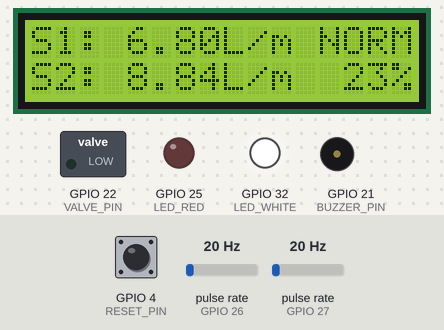
The sketch below on a simulated ESP32. Shown: 16×2 character LCD, switched loads named in the sketch (green lamp = pin HIGH), output pins drawn as LEDs (lit = HIGH), buzzer (waves = sounding, pin HIGH). Wiring (inferred from the names in the program): 2 × pulse sensor: data GPIO 26 / data GPIO 27. The inputs (shaded band) are chosen by the test bench; at power-on: pulse rate (sensors on GPIO 26, GPIO 27) 20 Hz, GPIO 4 (RESET_PIN) HIGH. What the sketch prints to the serial monitor is not drawn.

Above: at 3.2 s.
3.3 s: pulse rate (sensor on GPIO 26) set to 4 Hz
At 4.4 s:
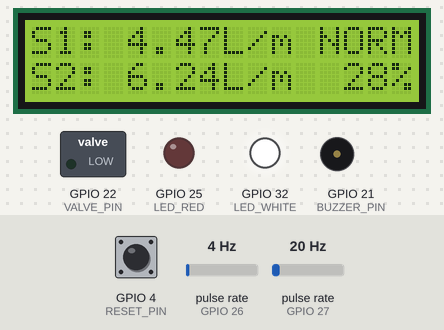
6.3 s: pulse rate (sensor on GPIO 27) set to 4 Hz
At 9.2 s:
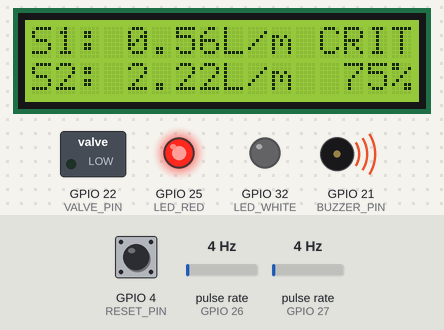
9.3 s: GPIO 4 (RESET_PIN) pulled LOW for 1 s
At 10.0 s:
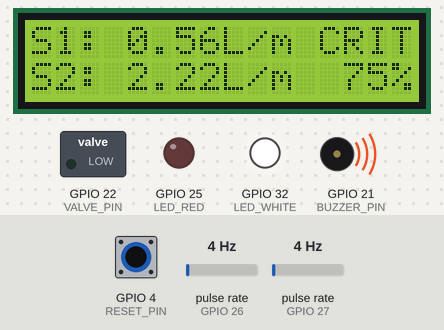
13.3 s: GPIO 4 (RESET_PIN) pulled LOW for 0.15 s
At 15.2 s:
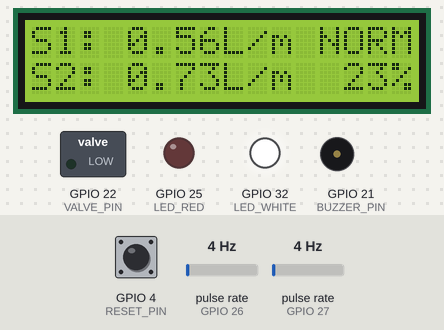
16.4 s: pulse rate (sensor on GPIO 26) set to 50 Hz
At 18.0 s:
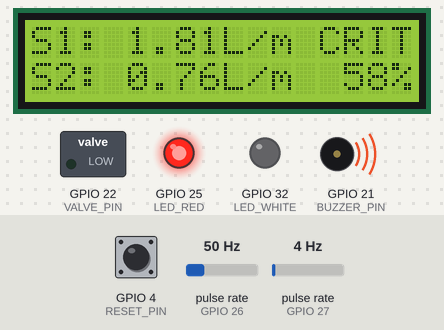
19.4 s: pulse rate (sensor on GPIO 27) set to 50 Hz
At 20.6 s:
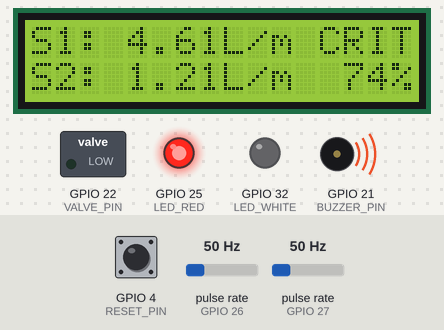
Timing chart, 0 to 22.4 s (numbered marks = the images above; inputs shaded):
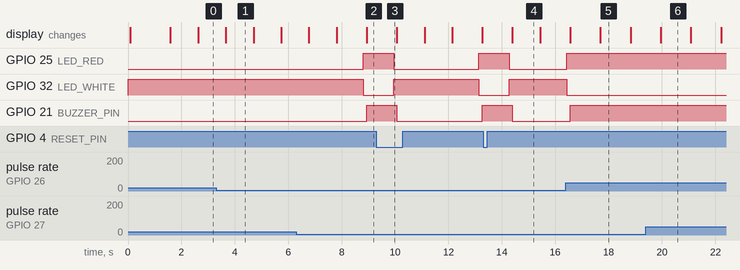

The sketch:

AquaGuard.ino
```cpp
// AquaGuard - Leak detection with two flow sensors (NORMAL / CRITICAL only)
// Flow Sensor 1 (inlet)  -> GPIO 26
// Flow Sensor 2 (outlet) -> GPIO 27
// LCD SDA                -> GPIO 16
// LCD SCL                -> GPIO 17
// White LED -> GPIO 32 (Normal)     Red LED -> GPIO 25 (Critical)
// Buzzer (active)        -> GPIO 21
// Relay IN (valve)       -> GPIO 22
// Reset button           -> GPIO 4 and GND
// Each LED: GPIO -> 220R resistor -> LED anode, cathode -> GND

#include <Wire.h>
#include <LiquidCrystal_I2C.h>

#define FLOW1_PIN 26
#define FLOW2_PIN 27
#define SDA_PIN   16
#define SCL_PIN   17

#define LED_WHITE 32   // normal
#define LED_RED   25   // critical

#define BUZZER_PIN 21
#define VALVE_PIN  22
#define RESET_PIN  4

// Most relay modules are active-LOW (LOW = relay ON). Set false if yours is active-HIGH.
#define RELAY_ACTIVE_LOW true

#define LCD_ADDR  0x27   // change to 0x3F if the LCD stays blank
#define LCD_COLS  16
#define LCD_ROWS  2

// ---------------- SETTINGS (tune these) ----------------
// Sensor 2 reads lower than sensor 1 even with a healthy pipe (your log showed
// S2 = about 0.77 x S1). This factor corrects it: S2_CAL = S1 / S2 on a healthy pipe.
#define S2_CAL         1.30

// Loss % = (difference between S1 and corrected S2) / (higher flow) x 100
//   below CRIT_PCT  -> NORMAL
//   CRIT_PCT or more -> CRITICAL (valve closes)
#define CRIT_PCT       15.0

#define MIN_FLOW        0.5    // L/min: below this there is no real flow, so no leak check
#define CRIT_CONFIRM    3      // seconds CRITICAL must last before the valve closes
#define STARTUP_IGNORE_MS 6000 // ignore readings for the first 6 s after power-on
#define AVG_SECONDS     5      // readings are averaged over the last 5 seconds

// Ignore noise pulses closer together than this (real pulses at 30 L/min are ~4.4 ms apart)
#define MIN_PULSE_GAP_US 3000
// -------------------------------------------------------

enum Status { NORMAL, CRITICAL };

LiquidCrystal_I2C lcd(LCD_ADDR, LCD_COLS, LCD_ROWS);

volatile unsigned long pulseCount1 = 0;
volatile unsigned long pulseCount2 = 0;
volatile unsigned long lastPulseUs1 = 0;
volatile unsigned long lastPulseUs2 = 0;

unsigned long lastTime = 0;
Status prevStatus = NORMAL;
Status currentStatus = NORMAL;
bool criticalLatched = false;   // stays true after a leak until the reset button is pressed
int critCount = 0;

float hist1[AVG_SECONDS], hist2[AVG_SECONDS];   // pulses per second history
int histIdx = 0, histFilled = 0;

float flowRate1 = 0;
float flowRate2 = 0;   // corrected with S2_CAL

void IRAM_ATTR flow1Pulse() {
  unsigned long now = micros();
  if (now - lastPulseUs1 >= MIN_PULSE_GAP_US) {
    pulseCount1++;
    lastPulseUs1 = now;
  }
}

void IRAM_ATTR flow2Pulse() {
  unsigned long now = micros();
  if (now - lastPulseUs2 >= MIN_PULSE_GAP_US) {
    pulseCount2++;
    lastPulseUs2 = now;
  }
}

void setStatusLeds(Status s) {
  digitalWrite(LED_WHITE, s == NORMAL   ? HIGH : LOW);
  digitalWrite(LED_RED,   s == CRITICAL ? HIGH : LOW);
}

// Critical: continuous buzzer. Normal: silent.
void updateBuzzer() {
  digitalWrite(BUZZER_PIN, currentStatus == CRITICAL ? HIGH : LOW);
}

// Valve is normally-closed: relay ON (energised) = valve OPEN = water flows.
// CRITICAL -> relay OFF -> valve CLOSES.
void setValve(bool open) {
  if (RELAY_ACTIVE_LOW) {
    if (open) {
      pinMode(VALVE_PIN, OUTPUT);
      digitalWrite(VALVE_PIN, LOW);    // relay ON  -> valve OPEN
    } else {
      // Release the pin instead of driving HIGH: a 3.3V HIGH often can't
      // fully switch off a 5V relay module.
      pinMode(VALVE_PIN, INPUT);       // relay OFF -> valve CLOSED
    }
  } else {
    pinMode(VALVE_PIN, OUTPUT);
    digitalWrite(VALVE_PIN, open ? HIGH : LOW);
  }
}

void setup() {
  Serial.begin(115200);

  pinMode(FLOW1_PIN, INPUT_PULLUP);
  pinMode(FLOW2_PIN, INPUT_PULLUP);

  pinMode(LED_WHITE, OUTPUT);
  pinMode(LED_RED, OUTPUT);
  pinMode(BUZZER_PIN, OUTPUT);
  pinMode(RESET_PIN, INPUT_PULLUP);
  digitalWrite(BUZZER_PIN, LOW);
  setValve(true);   // valve open at start
  setStatusLeds(NORMAL);

  attachInterrupt(digitalPinToInterrupt(FLOW1_PIN), flow1Pulse, RISING);
  attachInterrupt(digitalPinToInterrupt(FLOW2_PIN), flow2Pulse, RISING);

  // I2C on custom pins
  Wire.begin(SDA_PIN, SCL_PIN);

  lcd.init();
  lcd.backlight();
  lcd.setCursor(0, 0);
  lcd.print("AquaGuard");
  lcd.setCursor(0, 1);
  lcd.print("Starting...");
  delay(1500);
  lcd.clear();

  Serial.println("AquaGuard Leak Detector");
  Serial.println("--------------------------");

  lastTime = millis();
}

void loop() {

  updateBuzzer();

  // Reset button clears the CRITICAL latch
  if (digitalRead(RESET_PIN) == LOW) {
    criticalLatched = false;
    critCount = 0;
  }

  unsigned long elapsed = millis() - lastTime;
  if (elapsed >= 1000) {

    // Copy pulse counts
    noInterrupts();
    unsigned long pulses1 = pulseCount1;
    unsigned long pulses2 = pulseCount2;
    pulseCount1 = 0;
    pulseCount2 = 0;
    interrupts();

    // Pulses per second, using the real elapsed time
    hist1[histIdx] = pulses1 * 1000.0 / elapsed;
    hist2[histIdx] = pulses2 * 1000.0 / elapsed;
    histIdx = (histIdx + 1) % AVG_SECONDS;
    if (histFilled < AVG_SECONDS) histFilled++;

    float sum1 = 0, sum2 = 0;
    for (int i = 0; i < histFilled; i++) { sum1 += hist1[i]; sum2 += hist2[i]; }

    // YF-S201: Flow rate (L/min) = frequency / 7.5
    flowRate1 = (sum1 / histFilled) / 7.5;
    float flow2Raw = (sum2 / histFilled) / 7.5;
    flowRate2 = flow2Raw * S2_CAL;

    // Leak check: percentage loss between the two sensors
    float diff   = fabs(flowRate1 - flowRate2);
    float bigger = (flowRate1 > flowRate2) ? flowRate1 : flowRate2;
    float lossPct = (bigger >= MIN_FLOW) ? (diff / bigger * 100.0) : 0.0;

    bool leak = (millis() > STARTUP_IGNORE_MS) && (lossPct >= CRIT_PCT);

    // Leak must last CRIT_CONFIRM seconds in a row before the valve closes
    if (leak) critCount++;
    else      critCount = 0;
    if (critCount >= CRIT_CONFIRM) criticalLatched = true;

    Status status = criticalLatched ? CRITICAL : NORMAL;

    // Once latched, the valve stays closed. (Closing it drops both flows to 0,
    // which would otherwise look NORMAL and reopen the valve.)
    setValve(!criticalLatched);

    setStatusLeds(status);
    currentStatus = status;

    // Re-initialise the LCD on status change (and every cycle while CRITICAL)
    // so electrical glitches can never leave it showing garbage.
    if (status != prevStatus || status == CRITICAL) {
      delay(20);
      lcd.init();
      lcd.backlight();
      prevStatus = status;
    }

    const char* statusTxt = (status == NORMAL) ? "NORM" : "CRIT";

    // Serial output
    Serial.print("Raw pulses/s: ");  Serial.print(pulses1);  Serial.print(" , ");  Serial.println(pulses2);
    Serial.print("Flow 1: ");           Serial.print(flowRate1);  Serial.println(" L/min");
    Serial.print("Flow 2 (raw): ");     Serial.print(flow2Raw);   Serial.println(" L/min");
    Serial.print("Flow 2 (corrected): "); Serial.print(flowRate2); Serial.println(" L/min");
    Serial.print("Loss: ");  Serial.print(lossPct, 1);  Serial.println(" %");
    Serial.print("Status: ");
    Serial.println(status == NORMAL ? "NORMAL" : "CRITICAL");
    if (criticalLatched) Serial.println("LATCHED: valve closed. Press reset button (GPIO 4 to GND) or the EN button to clear.");
    Serial.println("--------------------------");

    // LCD output (exactly 16 chars per row)
    char line[17];

    // Row 0: "S1: 1.23L/m NORM"
    snprintf(line, sizeof(line), "S1:%5.2fL/m %4s", flowRate1, statusTxt);
    lcd.setCursor(0, 0);
    lcd.print(line);

    // Row 1: "S2: 1.10L/m  8%"  (loss percentage)
    snprintf(line, sizeof(line), "S2:%5.2fL/m %3.0f%%", flowRate2, lossPct);
    lcd.setCursor(0, 1);
    lcd.print(line);

    lastTime = millis();
  }
}
```

Measured:
- after the input at 9.3 s, GPIO 25 (LED_RED): HIGH → LOW after 0.65 s, → HIGH 3.2 s later; GPIO 32 (LED_WHITE): LOW → HIGH after 0.65 s, → LOW 3.2 s later; GPIO 21 (BUZZER_PIN): HIGH → LOW after 0.77 s, → HIGH 3.2 s later
- after the input at 13.3 s, GPIO 25 (LED_RED): HIGH → LOW after 0.98 s; GPIO 32 (LED_WHITE): LOW → HIGH after 0.98 s; GPIO 21 (BUZZER_PIN): HIGH → LOW after 1.1 s; the display: changes after 1.1 s (image 4)
- what the display in image 1 shows lasts 1.0 s, from 3.7 s to 4.7 s
- what the display in image 5 shows lasts 1.1 s, from 17.7 s to 18.8 s
